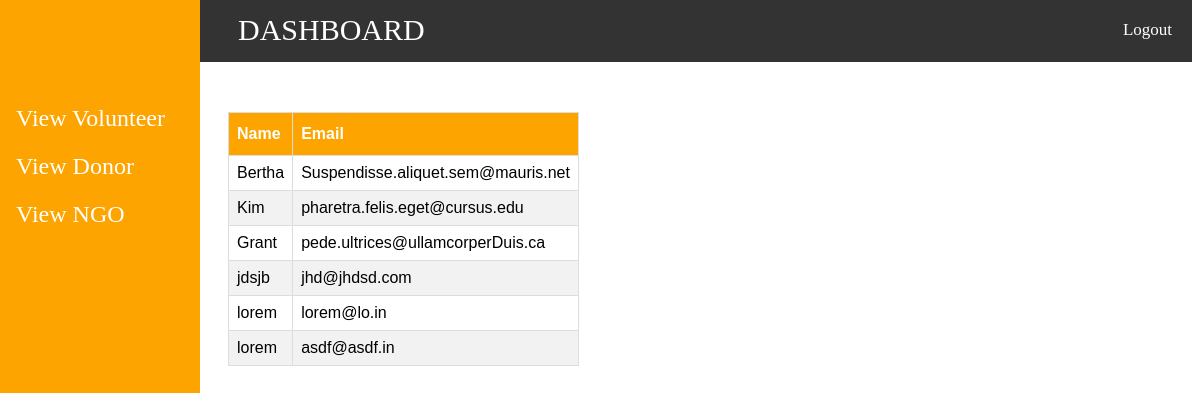
/viewdonor.php, run on the app's committed database.
### tables this page shows
CREATE TABLE `donors` (
  `DID` int(11) NOT NULL,
  `DNAME` varchar(50) DEFAULT NULL,
  `D_EMAIL` varchar(100) DEFAULT NULL,
  `DPHNUMBER` varchar(10) NOT NULL
);

### pages/includes/functions.php (called while the page is built, shortened)
<?php
$connection = mysqli_connect(SERVER,USER,PASSWORD,DB);
function getalldonors(){
    global $connection;
    $query = "SELECT * FROM donors";
    $ngo=mysqli_query($connection,$query);
    if($row=mysqli_fetch_all($ngo)){
        return($row);
    }
}
?>

### viewdonor.php (the view, shortened to what this page needs)
  <?php
  require_once("pages/includes/functions.php");
  $vol=getalldonors();
  ?>
  <html>
      <head>
          <link rel="stylesheet" href="header.css">
      </head>
      <body>
          <div class="topnav" id="myTopnav">
    <span class="logo">DASHBOARD</span>
    <a href="index.php" class="pull-right">Logout</a>
  </div>
    <div class="sidenav">
    <div class="top-wala">
    <a href="header.php">View Volunteer</a>
    <a href="viewdonor.php">View Donor</a>
    <a href="viewngo.php">View NGO</a>
  </div>
  </div>
 <div class="container" style="
    margin-left: 0px;
">
  <table id="table_t" style="margin-top:50px;margin-left:220px;width: 300px">
    <thead>
      <tr>
        <th scope="col">Name</th>
        <th scope="col">Email</th>
      </tr>
    </thead>
    <tbody>
      <?php foreach ($vol as $key => $value) {
        ;?>
        <tr>
          <td><?php echo $value[1] ;?></td>
          <td><?php echo $value[2] ;?></td>
        </tr>
        <?php
      }
      ?>
    </tbody>
  </table>
</div>
</body>
  <span onclick="openNav()">open</span>
  </html>

### header.css (style rules this page uses)
.topnav { background-color: #333; overflow: hidden; margin-top: -10px; }
.topnav a { float: right; display: block; color: white; text-align: center; padding: 22px 20px; text-decoration: none; font-size: 17px; }
.logo { color: white; font-size: 30px; margin-left: 230px; float: left; padding-top: 15px; }
.sidenav { height: 100%; width: 200px; position: fixed; z-index: 1; top: 0; left: 0; background-color: #fda401; overflow-x: hidden; padding-top: 20px; }
.top-wala { margin-top:70px; }
.sidenav a { padding: 15px 8px 6px 16px; text-decoration: none; font-size: 24px; color: white; display: block; }

### viewdonor.php (style rules this page uses)
#table_t { font-family: "Trebuchet MS", Arial, Helvetica, sans-serif; border-collapse: collapse; width: 100%; }
#table_t td, #table_t th { border: 1px solid #ddd; padding: 8px; }
#table_t tr:nth-child(even) { background-color: #f2f2f2; }
#table_t th { padding-top: 12px; padding-bottom: 12px; text-align: left; background-color: #fda401; color: white; }

### data on the page
donors: DNAME "Bertha", D_EMAIL "Suspendisse.aliquet.sem@mauris.net"
donors: DNAME "Kim", D_EMAIL "pharetra.felis.eget@cursus.edu"
donors: DNAME "Grant", D_EMAIL "pede.ultrices@ullamcorperDuis.ca"
donors: DNAME "jdsjb", D_EMAIL "jhd@jhdsd.com"
donors: DNAME "lorem", D_EMAIL "lorem@lo.in"
donors: DNAME "lorem", D_EMAIL "asdf@asdf.in"
